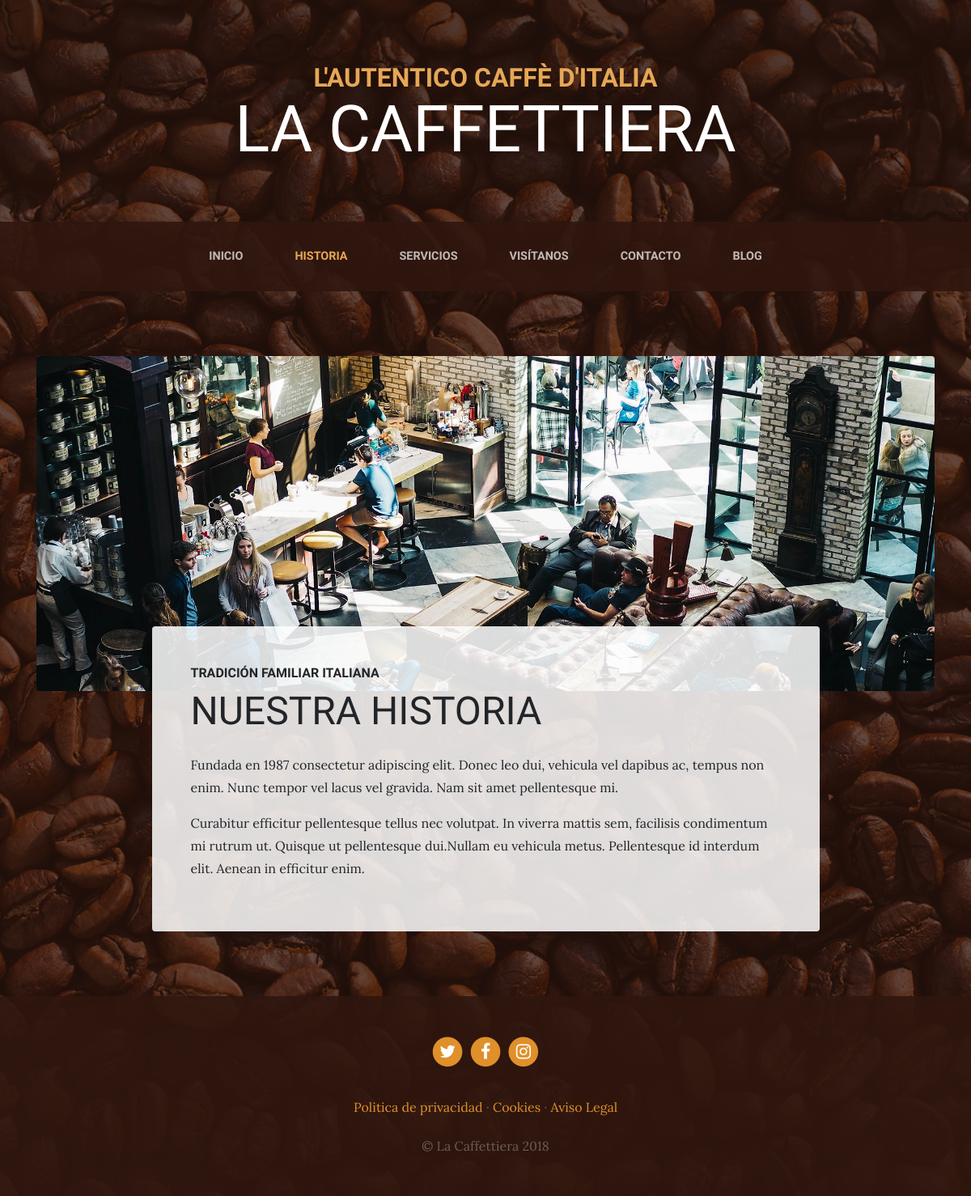
The page /about/ on the database its author committed.
### pages/models.py (models this page shows, shortened)
class Page(models.Model):
    title = models.CharField(max_length=200, verbose_name='Titulo')
    content = RichTextField(verbose_name='Contenido')  #!Lo sustitumos por el models...
    order = models.SmallIntegerField(verbose_name='Orden', default=0)  #!Ordenar en el orden que quiera el usuario
    created = models.DateTimeField(auto_now_add=True, verbose_name='Fecha de creacion')
    updated = models.DateTimeField(auto_now=True, verbose_name='Fecha de modificación')
    class Meta:
        verbose_name = 'Página'
        verbose_name_plural = 'Páginas'
        ordering = ['order', 'title']

### core/views.py (the view)
# urls.py: path('about/', views.about, name='about'),
def about(request):
    return render(request, 'core/about.html')

### pages/templatetags/pages_extras.py (called while the page is built)
@register.simple_tag
def get_page_list():
    pages = Page.objects.all()
    return pages

### social/processors.py (called while the page is built)
def ctx_dict(request):
    ctx = {}
    links = Link.objects.all()
    for link in links:
        ctx[link.key] = link.url
    return ctx

### core/templates/core/about.html (shortened to what this page needs)
{% extends 'core/base.html' %}
{% load static %}
{% block content %}
<section class="page-section about-heading">
  <div class="container">
    <img class="img-fluid rounded about-heading-img mb-3 mb-lg-0" src="{% static 'core/img/about.jpg' %}" alt="">
    <div class="about-heading-content">
      <div class="row">
        <div class="col-xl-9 col-lg-10 mx-auto">
          <div class="bg-faded rounded p-5">
            <h2 class="section-heading mb-4">
              <span class="section-heading-upper">Tradición familiar italiana</span>
              <span class="section-heading-lower">Nuestra historia</span>
            </h2>
            <p>Fundada en 1987 consectetur adipiscing elit. Donec leo dui, vehicula vel dapibus ac, tempus non enim. Nunc tempor vel lacus vel gravida. Nam sit amet pellentesque mi. </p>
            <p>Curabitur efficitur pellentesque tellus nec volutpat. In viverra mattis sem, facilisis condimentum mi rutrum ut. Quisque ut pellentesque dui.Nullam eu vehicula metus. Pellentesque id interdum elit. Aenean in efficitur enim.</p>
          </div>
        </div>
      </div>
    </div>
  </div>
</section>
{% endblock %}

### core/templates/core/base.html (shortened to what this page needs)
<!DOCTYPE html>
<html lang="es">
  <head>
    {% load static %}
    <link href="{% static 'core/vendor/bootstrap/css/bootstrap.min.css' %}" rel="stylesheet">
    <link href="{% static 'core/vendor/font-awesome/css/font-awesome.min.css' %}" rel="stylesheet" type="text/css">
    <link href="{% static 'core/css/business-casual.css' %}" rel="stylesheet">
  </head>
  <body>
    <h1 class="site-heading text-center text-white d-none d-lg-block">
      <span class="site-heading-upper text-primary mb-3">L'autentico caffè d'italia</span>
      <span class="site-heading-lower">La Caffettiera</span>
    </h1>
    <nav class="navbar navbar-expand-lg navbar-dark py-lg-4" id="mainNav">
      <div class="container">
        <div class="collapse navbar-collapse" id="navbarResponsive">
          <ul class="navbar-nav mx-auto">
            <li class="nav-item {% if request.path == '/' %}active{% endif %} px-lg-4">                 {% comment %} Condicional para saber en que pagina estamos e iluminar el boton {% endcomment %}
              <a class="nav-link text-uppercase text-expanded" href="{% url 'home' %}">Inicio</a>
            </li>
            <li class="nav-item {% if request.path == '/about/' %}active{% endif %} px-lg-4">
              <a class="nav-link text-uppercase text-expanded" href="{% url 'about' %}">Historia</a>
            </li>
            <li class="nav-item {% if request.path == '/services/' %}active{% endif %} px-lg-4">
              <a class="nav-link text-uppercase text-expanded" href="{% url 'services' %}">Servicios</a>
            </li>
            <li class="nav-item {% if request.path == '/store/' %}active{% endif %} px-lg-4">
              <a class="nav-link text-uppercase text-expanded" href="{% url 'store' %}">Visítanos</a>
            </li>
            <li class="nav-item {% if request.path == '/contact/' %}active{% endif %} px-lg-4">
              <a class="nav-link text-uppercase text-expanded" href="{% url 'contact' %}">Contacto</a>
            </li>
            <li class="nav-item {% if request.path|slice:':6' == '/blog/' %}active{% endif %} px-lg-4"> {% comment %} Comprobamos si en los primeros caracteres contiene blog {% endcomment %}
              <a class="nav-link text-uppercase text-expanded" href="{% url 'blog' %}">Blog</a>
            </li>
          </ul>
        </div>
      </div>
    </nav>
    {% block content %}{% endblock %}   {% comment %} creamos bloque de contenido {% endcomment %}
    <footer class="footer text-faded text-center py-5">
      <div class="container">
        <p class="m-0">
          {% if LINK_TWITTER %}
            <a href="{{LINK_TWITTER}}" class="link">
              <span class="fa-stack fa-lg">
                <i class="fa fa-circle fa-stack-2x"></i>
                <i class="fa fa-twitter fa-stack-1x fa-inverse"></i>
              </span>
            </a>
          {% endif %}
          {% if LINK_FACEBOOK %}
            <a href="{{LINK_FACEBOOK}}" class="link">
              <span class="fa-stack fa-lg">
                <i class="fa fa-circle fa-stack-2x"></i>
                <i class="fa fa-facebook fa-stack-1x fa-inverse"></i>
              </span>
            </a>
          {% endif %}
          {% if LINK_INSTAGRAM %}
            <a href="{{LINK_INSTAGRAM}}" class="link">
              <span class="fa-stack fa-lg">
                <i class="fa fa-circle fa-stack-2x"></i>
                <i class="fa fa-instagram fa-stack-1x fa-inverse"></i>
              </span>
            </a>
          {% endif %}
	    </p>
        <p class="m-0 mbt">
          {% load pages_extras %}
          {% get_page_list as page_list %}
          {% for page in page_list %}
          <a href="{% url 'page' page.id page.title|slugify %}" class="link">{{page.title}}</a>{% if not forloop.last %} ·{% endif %} {% comment %} aplicamos la tag personalizada {% endcomment %}
          {% endfor %}
		</p>
        <p class="m-0 mbt1">&copy; La Caffettiera 2018</p>
      </div>
	</footer>
  </body>
</html>

### core/static/core/css/business-casual.css (style rules this page uses)
body { font-family: 'Lora'; background: linear-gradient(rgba(47, 23, 15, 0.65), rgba(47, 23, 15, 0.65)), url("../img/bg.jpg"); background-attachment: fixed; background-position: center; background-size: cover; }
h1, h2, h3, h4, h5, h6 { font-family: 'Raleway'; }
p { line-height: 1.75; }
.text-faded { color: rgba(255, 255, 255, 0.3); }
.site-heading { margin-top: 5rem; margin-bottom: 5rem; text-transform: uppercase; line-height: 1; font-family: 'Raleway'; }
.site-heading .site-heading-upper { display: block; font-size: 2rem; font-weight: 800; }
.site-heading .site-heading-lower { font-size: 5rem; font-weight: 100; line-height: 4rem; }
.page-section { margin-top: 5rem; margin-bottom: 5rem; }
.section-heading { text-transform: uppercase; }
.section-heading .section-heading-upper { display: block; font-size: 1rem; font-weight: 800; padding-bottom:.5rem; }
.section-heading .section-heading-lower { display: block; font-size: 3rem; font-weight: 100; }
.bg-faded { background-color: rgba(255, 255, 255, 0.85); }
#mainNav { background-color: rgba(47, 23, 15, 0.9); font-family: 'Raleway'; }
#mainNav .navbar-nav .nav-item .nav-link { color: rgba(255, 255, 255, 0.7); font-weight: 800; }
#mainNav .navbar-nav .nav-item.active .nav-link { color: #e6a756; }
@media (min-width: 992px) { #mainNav .navbar-nav .nav-item .nav-link { font-size: 0.9rem; } }
@media (min-width: 992px) { .about-heading .about-heading-img { position: relative; z-index: 0; } }
@media (min-width: 992px) { .about-heading .about-heading-content { margin-top: -5rem; position: relative; z-index: 1; } }
.footer { background-color: rgba(47, 23, 15, 0.9); }
.text-primary { color: #e6a756 !important; }
.mbt { padding-top: 2rem; }
.mbt1 { padding-top: 1.25rem; }
a.link { color: #df902a; }

### rows shown on the page
Page: title "Politica de privacidad"
Page: title "Cookies"
Page: title "Aviso Legal"
